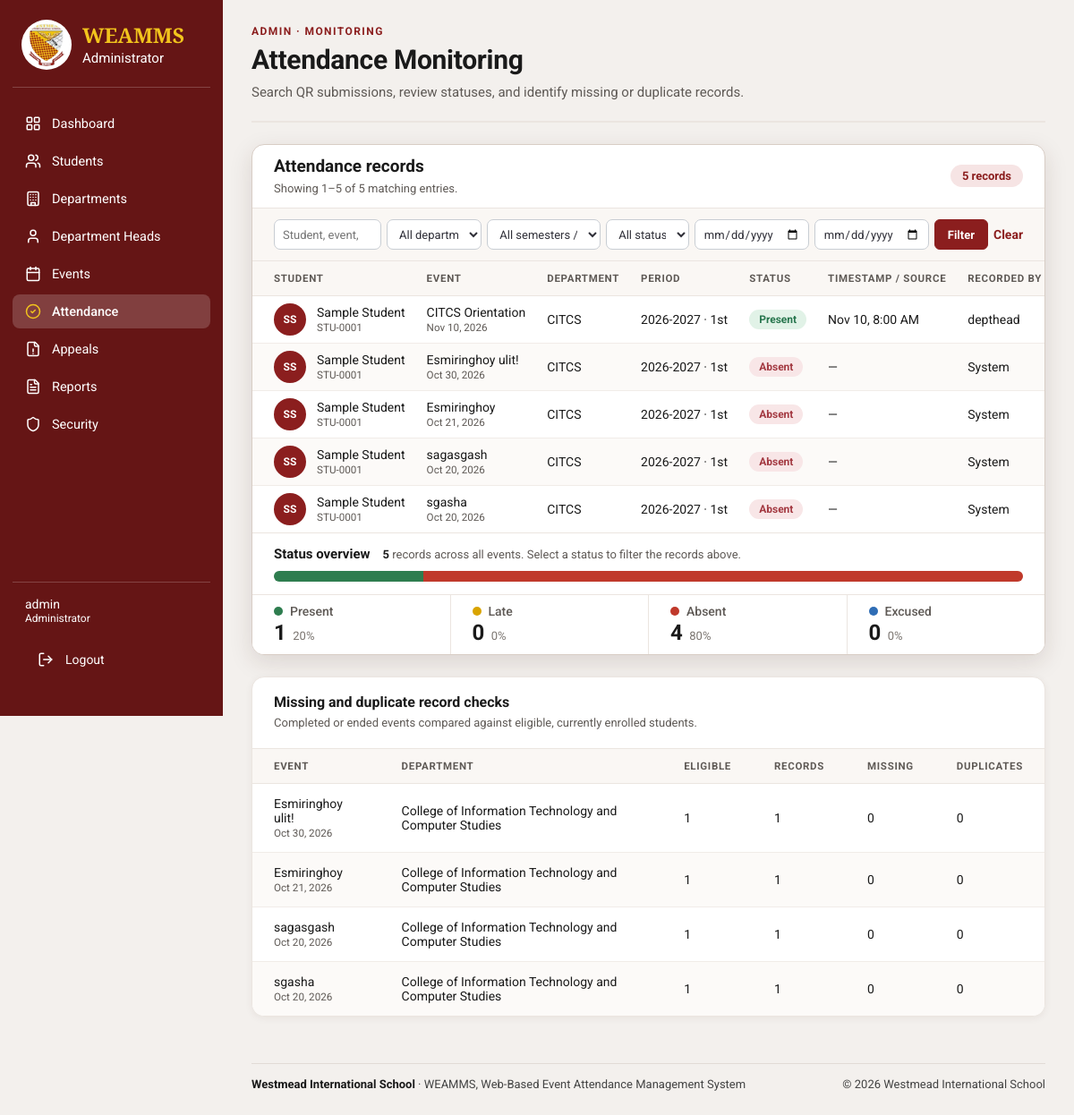
The page /admin/attendance/index.php (signed in) on the database its author committed.
### tables this page shows
CREATE TABLE `event_attendance` (
  `attendance_id` bigint(20) UNSIGNED NOT NULL,
  `event_id` bigint(20) UNSIGNED NOT NULL,
  `student_id` bigint(20) UNSIGNED NOT NULL,
  `attendance_status` enum('present','late','absent','excused') NOT NULL DEFAULT 'absent',
  `check_in_at` datetime DEFAULT NULL,
  `recorded_by_user_id` bigint(20) UNSIGNED DEFAULT NULL,
  `record_source` enum('barcode','department_head','appeal','system') NOT NULL DEFAULT 'barcode',
  `remarks` varchar(500) DEFAULT NULL,
  `created_at` timestamp NOT NULL DEFAULT current_timestamp(),
  `updated_at` timestamp NOT NULL DEFAULT current_timestamp() ON UPDATE current_timestamp()
);

CREATE TABLE `event_attendance_roster` (
  `event_id` bigint(20) UNSIGNED NOT NULL,
  `student_id` bigint(20) UNSIGNED NOT NULL,
  `department_id` bigint(20) UNSIGNED NOT NULL,
  `student_number` varchar(50) NOT NULL,
  `first_name` varchar(100) NOT NULL,
  `middle_name` varchar(100) DEFAULT NULL,
  `last_name` varchar(100) NOT NULL,
  `year_level` varchar(50) DEFAULT NULL,
  `section` varchar(100) DEFAULT NULL,
  `created_at` timestamp NOT NULL DEFAULT current_timestamp()
);

CREATE TABLE `events` (
  `event_id` bigint(20) UNSIGNED NOT NULL,
  `department_id` bigint(20) UNSIGNED NOT NULL,
  `requested_by` bigint(20) UNSIGNED NOT NULL,
  `academic_period_id` bigint(20) UNSIGNED NOT NULL,
  `event_title` varchar(200) NOT NULL,
  `event_description` text DEFAULT NULL,
  `venue` varchar(200) DEFAULT NULL,
  `start_at` datetime NOT NULL,
  `end_at` datetime NOT NULL,
  `attendance_opens_at` datetime DEFAULT NULL,
  `attendance_closes_at` datetime DEFAULT NULL,
  `event_status` enum('pending','approved','rejected','cancelled','cancellation_requested','completed') NOT NULL DEFAULT 'pending',
  `admin_reviewed_by` bigint(20) UNSIGNED DEFAULT NULL,
  `admin_reviewed_at` datetime DEFAULT NULL,
  `admin_remarks` text DEFAULT NULL,
  `cancellation_requested_at` datetime DEFAULT NULL,
  `cancellation_requested_by` bigint(20) UNSIGNED DEFAULT NULL,
  `cancellation_request_remarks` text DEFAULT NULL,
  `created_at` timestamp NOT NULL DEFAULT current_timestamp(),
  `updated_at` timestamp NOT NULL DEFAULT current_timestamp() ON UPDATE current_timestamp()
);

CREATE TABLE `departments` (
  `department_id` bigint(20) UNSIGNED NOT NULL,
  `department_code` varchar(30) NOT NULL,
  `department_name` varchar(150) NOT NULL,
  `description` text DEFAULT NULL,
  `is_active` tinyint(1) NOT NULL DEFAULT 1,
  `department_head_can_edit` tinyint(1) NOT NULL DEFAULT 0,
  `department_head_can_edit_attendance` tinyint(1) NOT NULL DEFAULT 0,
  `created_at` timestamp NOT NULL DEFAULT current_timestamp()
);

CREATE TABLE `academic_periods` (
  `academic_period_id` bigint(20) UNSIGNED NOT NULL,
  `academic_year` varchar(20) NOT NULL,
  `semester` enum('1st','2nd','Summer','Other') NOT NULL DEFAULT '1st',
  `start_date` date NOT NULL,
  `end_date` date NOT NULL,
  `is_current` tinyint(1) NOT NULL DEFAULT 0,
  `created_at` timestamp NOT NULL DEFAULT current_timestamp()
);

CREATE TABLE `users` (
  `user_id` bigint(20) UNSIGNED NOT NULL,
  `username` varchar(100) NOT NULL,
  `email` varchar(190) NOT NULL,
  `password_hash` varchar(255) NOT NULL,
  `account_status` enum('active','inactive','locked') NOT NULL DEFAULT 'active',
  `last_login_at` datetime DEFAULT NULL,
  `created_at` timestamp NOT NULL DEFAULT current_timestamp(),
  `updated_at` timestamp NOT NULL DEFAULT current_timestamp() ON UPDATE current_timestamp(),
  `role_id` int(11) NOT NULL
);

### admin/attendance/index.php (the view, shortened to what this page needs)
<?php
require_once __DIR__ . '/../../includes/admin_layout_start.php';
$search = trim(is_string($_GET['q'] ?? null) ? $_GET['q'] : '');
$departmentId = filter_var($_GET['department_id'] ?? null, FILTER_VALIDATE_INT);
$departmentId = $departmentId !== false && $departmentId > 0 ? $departmentId : 0;
$periodId = filter_var($_GET['academic_period_id'] ?? null, FILTER_VALIDATE_INT);
$periodId = $periodId !== false && $periodId > 0 ? $periodId : 0;
$eventId = filter_var($_GET['event_id'] ?? null, FILTER_VALIDATE_INT);
$eventId = $eventId !== false && $eventId > 0 ? $eventId : 0;
$status = $_GET['status'] ?? '';
$dateFrom = is_string($_GET['date_from'] ?? null) && preg_match('/^\d{4}-\d{2}-\d{2}$/', $_GET['date_from']) ? $_GET['date_from'] : '';
$dateTo = is_string($_GET['date_to'] ?? null) && preg_match('/^\d{4}-\d{2}-\d{2}$/', $_GET['date_to']) ? $_GET['date_to'] : '';
$page = filter_var($_GET['page'] ?? 1, FILTER_VALIDATE_INT);
$page = $page !== false && $page > 0 ? $page : 1;
$pageSize = 50;
$conditions = [];
$params = [];
$where = $conditions === [] ? '' : 'WHERE ' . implode(' AND ', $conditions);
$countStmt = $pdo->prepare(
    "SELECT COUNT(*)
     FROM event_attendance ea
     INNER JOIN events e ON e.event_id = ea.event_id
     INNER JOIN departments d ON d.department_id = e.department_id
     INNER JOIN event_attendance_roster r
        ON r.event_id = ea.event_id AND r.student_id = ea.student_id
     $where"
);
$countStmt->execute($params);
$totalRecords = (int) $countStmt->fetchColumn();
$totalPages = max(1, (int) ceil($totalRecords / $pageSize));
$page = min($page, $totalPages);
$offset = ($page - 1) * $pageSize;
$recordsStmt = $pdo->prepare(
    "SELECT ea.attendance_id, ea.attendance_status, ea.check_in_at, ea.record_source, ea.remarks,
            e.event_id, e.event_title, e.start_at, d.department_name, d.department_code, ap.academic_year, ap.semester,
            r.student_id, r.student_number, r.first_name, r.middle_name, r.last_name,
            u.username AS recorded_by
     FROM event_attendance ea
     INNER JOIN events e ON e.event_id = ea.event_id
     INNER JOIN departments d ON d.department_id = e.department_id
     INNER JOIN academic_periods ap ON ap.academic_period_id = e.academic_period_id
     INNER JOIN event_attendance_roster r
        ON r.event_id = ea.event_id AND r.student_id = ea.student_id
     LEFT JOIN users u ON u.user_id = ea.recorded_by_user_id
     $where
     ORDER BY e.start_at DESC, r.last_name, r.first_name
     LIMIT :limit OFFSET :offset"
);
$recordsStmt->bindValue(':limit', $pageSize, PDO::PARAM_INT);
$recordsStmt->bindValue(':offset', $offset, PDO::PARAM_INT);
$recordsStmt->execute();
$records = $recordsStmt->fetchAll(PDO::FETCH_ASSOC);
$summaryStmt = $pdo->query(
    "SELECT COUNT(*) AS records,
            COALESCE(SUM(attendance_status = 'present'), 0) AS present,
            COALESCE(SUM(attendance_status = 'late'), 0) AS late,
            COALESCE(SUM(attendance_status = 'absent'), 0) AS absent,
            COALESCE(SUM(attendance_status = 'excused'), 0) AS excused
     FROM event_attendance"
);
$summary = $summaryStmt->fetch(PDO::FETCH_ASSOC);
$integrity = $pdo->query(
    "SELECT e.event_id, e.event_title, e.start_at, d.department_name,
            COUNT(DISTINCT r.student_id) AS eligible_students,
            COUNT(DISTINCT ea.student_id) AS recorded_students,
            COUNT(ea.attendance_id) - COUNT(DISTINCT ea.student_id) AS duplicate_records
     FROM events e
     INNER JOIN departments d ON d.department_id = e.department_id
     LEFT JOIN event_attendance_roster r ON r.event_id = e.event_id
     LEFT JOIN event_attendance ea ON ea.event_id = e.event_id AND ea.student_id = r.student_id
     WHERE e.event_status IN ('approved', 'completed') AND e.end_at < NOW()
     GROUP BY e.event_id, e.event_title, e.start_at, d.department_name
     ORDER BY e.start_at DESC
     LIMIT 100"
)->fetchAll(PDO::FETCH_ASSOC);
?>
<section class="admin-content-section admin-refresh admin-attendance-page">
    <div class="admin-page-heading"><div><span class="admin-eyebrow">Admin · Monitoring</span><h2>Attendance Monitoring</h2><p>Search QR submissions, review statuses, and identify missing or duplicate records.</p></div></div>
    <?php
    $statusOverview = ['present' => 'Present', 'late' => 'Late', 'absent' => 'Absent', 'excused' => 'Excused'];
    $overviewTotal = (int) $summary['records'];
    $overviewQuery = array_filter(
        ['q' => $search, 'event_id' => $eventId, 'department_id' => $departmentId, 'academic_period_id' => $periodId, 'date_from' => $dateFrom, 'date_to' => $dateTo],
        static fn ($value): bool => $value !== '' && $value !== 0
    );
    $overviewLabel = $overviewTotal === 0
        ? 'No attendance records yet'
        : implode(', ', array_map(static fn (string $key, string $name): string => (int) $summary[$key] . ' ' . strtolower($name), array_keys($statusOverview), $statusOverview));
    ?>
    <section class="admin-panel admin-records-panel">
        <div class="admin-panel-heading"><div><h3>Attendance records</h3><p>Showing <?= $totalRecords === 0 ? 0 : $offset + 1 ?>–<?= min($totalRecords, $offset + count($records)) ?> of <?= $totalRecords ?> matching entries.</p></div><span class="admin-records-count"><?= $totalRecords ?> <?= $totalRecords === 1 ? 'record' : 'records' ?></span></div>
        <form class="admin-filters admin-filters-compact" method="get" action="<?= adminEscape($adminBaseUrl) ?>/admin/attendance/index.php">
            <label class="admin-search-field"><span class="visually-hidden">Search attendance</span><input type="search" name="q" value="<?= adminEscape($search) ?>" placeholder="Student, event, or department"></label>
            <label><select name="department_id"><option value="">All departments</option></select></label>
            <label><select name="academic_period_id"><option value="">All semesters / years</option></select></label>
            <label><select name="status"><option value="">All statuses</option></select></label>
            <label><span class="visually-hidden">Event date from</span><input type="date" name="date_from" value="<?= adminEscape($dateFrom) ?>"></label>
            <label><span class="visually-hidden">Event date to</span><input type="date" name="date_to" value="<?= adminEscape($dateTo) ?>"></label>
            <button class="admin-filter-button admin-filter-button-sm" type="submit">Filter</button>
            <a class="admin-reset-link" href="<?= adminEscape($adminBaseUrl) ?>/admin/attendance/index.php">Clear</a>
        </form>
        <?php if ($records === []): ?><div class="admin-empty-state"><strong>No attendance records found</strong><p>Try changing your filters.</p></div><?php else: ?>
            <div class="admin-table-wrap admin-records-scroll" tabindex="0" role="region" aria-label="Attendance records, scrollable"><table class="admin-table"><thead><tr><th>Student</th><th>Event</th><th>Department</th><th>Period</th><th>Status</th><th>Timestamp / source</th><th>Recorded by</th><th>History</th></tr></thead><tbody>
                <?php foreach ($records as $record): ?>
                    <tr><td data-label="Student"><?php $studentFullName = trim($record['first_name'] . ' ' . ($record['middle_name'] ? $record['middle_name'] . ' ' : '') . $record['last_name']); ?><div class="admin-person"><span class="admin-person-avatar" aria-hidden="true"><?= adminEscape(mb_strtoupper(mb_substr($record['first_name'], 0, 1) . mb_substr($record['last_name'], 0, 1))) ?></span><div><?= adminEscape($studentFullName) ?><small><?= adminEscape($record['student_number']) ?></small></div></div></td><td data-label="Event"><?= adminEscape($record['event_title']) ?><small><?= adminEscape(date('M j, Y', strtotime($record['start_at']))) ?></small></td><td data-label="Department" title="<?= adminEscape($record['department_name']) ?>"><?= adminEscape($record['department_code']) ?></td><td data-label="Period"><?= adminEscape($record['academic_year'] . ' · ' . $record['semester']) ?></td><td data-label="Status"><span class="admin-status-badge admin-status-<?= adminEscape($record['attendance_status']) ?>"><?= adminEscape(ucfirst($record['attendance_status'])) ?></span></td><td data-label="Timestamp / source"><span title="Source: <?= adminEscape(ucwords(str_replace(['_', 'barcode'], [' ', 'QR code'], $record['record_source']))) ?>"><?= $record['check_in_at'] ? adminEscape(date('M j, g:i A', strtotime($record['check_in_at']))) : '—' ?></span></td><td data-label="Recorded by"><?= adminEscape($record['recorded_by'] ?: 'System') ?></td><td data-label="History"><a href="<?= adminEscape($adminBaseUrl) ?>/admin/attendance/history.php?id=<?= (int) $record['attendance_id'] ?>" aria-label="View attendance history">View</a></td></tr>
                <?php endforeach; ?>
            </tbody></table></div>
        <?php endif; ?>
        <section class="admin-status-overview" aria-labelledby="admin-status-overview-title">
            <div class="admin-status-head">
                <h3 id="admin-status-overview-title">Status overview</h3>
                <p><strong><?= $overviewTotal ?></strong> <?= $overviewTotal === 1 ? 'record' : 'records' ?> across all events. Select a status to filter the records above.</p>
            </div>
            <div class="admin-bar-track" role="img" aria-label="<?= adminEscape($overviewLabel) ?>">
                <?php if ($overviewTotal > 0): foreach ($statusOverview as $key => $name): if ((int) $summary[$key] > 0): ?>
                    <span class="bar-<?= $key ?>" style="width: <?= round((int) $summary[$key] / $overviewTotal * 100, 2) ?>%"></span>
                <?php endif; endforeach; endif; ?>
            </div>
            <nav class="admin-status-list" aria-label="Filter attendance records by status">
                <?php foreach ($statusOverview as $key => $name):
                    $isActive = $status === $key;
                    $linkQuery = $isActive ? $overviewQuery : $overviewQuery + ['status' => $key];
                    $count = (int) $summary[$key];
                    $share = $overviewTotal > 0 ? round($count / $overviewTotal * 100) : 0;
                    ?>
                    <a class="admin-status-item<?= $isActive ? ' is-active' : '' ?>" href="<?= adminEscape($adminBaseUrl) ?>/admin/attendance/index.php<?= $linkQuery === [] ? '' : '?' . adminEscape(http_build_query($linkQuery)) ?>"<?= $isActive ? ' aria-current="true"' : '' ?>>
                        <span class="admin-status-name"><i class="bar-<?= $key ?>" aria-hidden="true"></i><?= adminEscape($name) ?></span>
                        <span class="admin-status-figure"><strong><?= $count ?></strong><small><?= $share ?>%</small></span>
                    </a>
                <?php endforeach; ?>
            </nav>
        </section>
    </section>
    <section class="admin-panel admin-integrity-panel">
        <div class="admin-panel-heading"><div><h3>Missing and duplicate record checks</h3><p>Completed or ended events compared against eligible, currently enrolled students.</p></div></div>
        <div class="admin-table-wrap"><table class="admin-table"><thead><tr><th>Event</th><th>Department</th><th>Eligible</th><th>Records</th><th>Missing</th><th>Duplicates</th></tr></thead><tbody>
            <?php foreach ($integrity as $event): $missing = max(0, (int) $event['eligible_students'] - (int) $event['recorded_students']); ?>
                <tr><td data-label="Event"><?= adminEscape($event['event_title']) ?><small><?= adminEscape(date('M j, Y', strtotime($event['start_at']))) ?></small></td><td data-label="Department"><?= adminEscape($event['department_name']) ?></td><td data-label="Eligible"><?= (int) $event['eligible_students'] ?></td><td data-label="Records"><?= (int) $event['recorded_students'] ?></td><td data-label="Missing"><?= $missing ?></td><td data-label="Duplicates"><?= (int) $event['duplicate_records'] ?></td></tr>
            <?php endforeach; ?>
        </tbody></table></div>
    </section>
</section>
<?php require __DIR__ . '/../../includes/footer.php'; ?></main></body></html>

### rows shown on the page
event_attendance: event_attendance_roster.first_name+last_name "SS", event_attendance_roster.first_name+middle_name+last_name "Sample Student", event_attendance_roster.student_number "STU-0001", event.event_title "CITCS Orientation", event.start_at "Nov 10, 2026", departments.department_code "CITCS", academic_periods.academic_year+semester "2026-2027 · 1st", attendance_status "Present", check_in_at "Nov 10, 8:00 AM", recorded_by_user.username "depthead"
event_attendance: event_attendance_roster.first_name+last_name "SS", event_attendance_roster.first_name+middle_name+last_name "Sample Student", event_attendance_roster.student_number "STU-0001", event.event_title "Esmiringhoy ulit!", event.start_at "Oct 30, 2026", departments.department_code "CITCS", academic_periods.academic_year+semester "2026-2027 · 1st", attendance_status "Absent", recorded_by "System"
event_attendance: event_attendance_roster.first_name+last_name "SS", event_attendance_roster.first_name+middle_name+last_name "Sample Student", event_attendance_roster.student_number "STU-0001", event.event_title "Esmiringhoy", event.start_at "Oct 21, 2026", departments.department_code "CITCS", academic_periods.academic_year+semester "2026-2027 · 1st", attendance_status "Absent", recorded_by "System"
event_attendance: event_attendance_roster.first_name+last_name "SS", event_attendance_roster.first_name+middle_name+last_name "Sample Student", event_attendance_roster.student_number "STU-0001", event.event_title "sagasgash", event.start_at "Oct 20, 2026", departments.department_code "CITCS", academic_periods.academic_year+semester "2026-2027 · 1st", attendance_status "Absent", recorded_by "System"
event_attendance: event_attendance_roster.first_name+last_name "SS", event_attendance_roster.first_name+middle_name+last_name "Sample Student", event_attendance_roster.student_number "STU-0001", event.event_title "sgasha", event.start_at "Oct 20, 2026", departments.department_code "CITCS", academic_periods.academic_year+semester "2026-2027 · 1st", attendance_status "Absent", recorded_by "System"
events: event_title "Esmiringhoy ulit!", start_at "Oct 30, 2026", department.department_name "College of Information Technology and Computer Studies", eligible_students "1", recorded_students "1", missing "0", duplicate_records "0"
events: event_title "Esmiringhoy", start_at "Oct 21, 2026", department.department_name "College of Information Technology and Computer Studies", eligible_students "1", recorded_students "1", missing "0", duplicate_records "0"
events: event_title "sagasgash", start_at "Oct 20, 2026", department.department_name "College of Information Technology and Computer Studies", eligible_students "1", recorded_students "1", missing "0", duplicate_records "0"
events: event_title "sgasha", start_at "Oct 20, 2026", department.department_name "College of Information Technology and Computer Studies", eligible_students "1", recorded_students "1", missing "0", duplicate_records "0"

### other values the page prints
adminEscape($label) "Dashboard"
adminEscape($label) "Students"
adminEscape($label) "Departments"
adminEscape($label) "Department Heads"
adminEscape($label) "Events"
adminEscape($label) "Attendance"
adminEscape($label) "Appeals"
adminEscape($label) "Reports"
adminEscape($label) "Security"
adminEscape($adminUsername) "admin"
$offset + 1 "1"
min($totalRecords, $offset + count($records)) "5"
$totalRecords "5"
$overviewTotal "5"
adminEscape($name) "Present"
